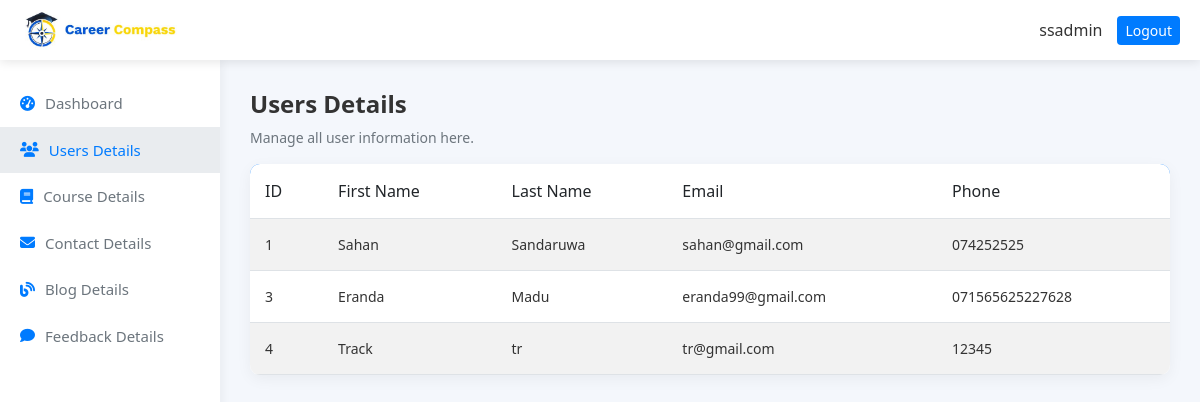
/Admin/users_details.php (signed in), run on the app's committed database.
### tables this page shows
CREATE TABLE `users` (
  `user_id` int(11) NOT NULL,
  `first_name` varchar(50) NOT NULL,
  `last_name` varchar(50) NOT NULL,
  `email` varchar(100) NOT NULL,
  `phone_number` varchar(15) DEFAULT NULL,
  `password` varchar(255) NOT NULL,
  `confirm_password` varchar(255) NOT NULL
);

### Admin/users_details.php (the view, shortened to what this page needs)
<?php
$conn = new mysqli("localhost", "root", "", "career_compass");
$admin_name = "ssadmin";
$result = $conn->query("SELECT * FROM Users");
?>
<!DOCTYPE html>
<html lang="en">
<head>
    <link href="https://cdn.jsdelivr.net/npm/bootstrap@5.3.0/dist/css/bootstrap.min.css" rel="stylesheet">
    <link rel="stylesheet" href="https://cdnjs.cloudflare.com/ajax/libs/font-awesome/6.4.0/css/all.min.css">
</head>
<body>
    <div class="header">
        <img src="../images/cclogo.jpg" alt="Career Compass Logo">
        <div class="admin-info">
            <span><?php echo $admin_name; ?></span>
            <a href="logout.php" class="btn btn-sm">Logout</a>
        </div>
    </div>
    <div class="sidebar">
        <a href="index.php"><i class="fas fa-tachometer-alt"></i> Dashboard</a>
        <a href="users_details.php" class="active"><i class="fas fa-users"></i> Users Details</a>
        <a href="course_details.php"><i class="fas fa-book"></i> Course Details</a>
        <a href="contact_details.php"><i class="fas fa-envelope"></i> Contact Details</a>
        <a href="blog_details.php"><i class="fas fa-blog"></i> Blog Details</a>
        <a href="feedback_details.php"><i class="fas fa-comment"></i> Feedback Details</a>
    </div>
    <div class="content">
        <h2>Users Details</h2>
        <p>Manage all user information here.</p>
        <table class="table table-striped mt-3">
            <thead>
                <tr>
                    <th>ID</th>
                    <th>First Name</th>
                    <th>Last Name</th>
                    <th>Email</th>
                    <th>Phone</th>
                </tr>
            </thead>
            <tbody>
                <?php while ($row = $result->fetch_assoc()) { ?>
                    <tr>
                        <td><?php echo $row['user_id']; ?></td>
                        <td><?php echo $row['first_name']; ?></td>
                        <td><?php echo $row['last_name']; ?></td>
                        <td><?php echo $row['email']; ?></td>
                        <td><?php echo $row['phone_number']; ?></td>
                    </tr>
                <?php }
                $conn->close(); ?>
            </tbody>
        </table>
    </div>
</body>
</html>

### Admin/users_details.php (style rules this page uses)
body { margin: 0; font-family: 'Segoe UI', Tahoma, Geneva, Verdana, sans-serif; background: #f4f7fc; }
.header { background: white; box-shadow: 0 2px 10px rgba(0, 0, 0, 0.1); padding: 10px 20px; display: flex; justify-content: space-between; align-items: center; position: fixed; width: 100%; top: 0; z-index: 1000; }
.header img { height: 40px; }
.header .admin-info { display: flex; align-items: center; }
.header .admin-info span { margin-right: 15px; font-weight: 500; color: #333; }
.header .admin-info .btn { background: #007BFF; color: white; border: none; }
.sidebar { width: 220px; background: white; height: 100vh; position: fixed; top: 60px; left: 0; padding-top: 20px; box-shadow: 2px 0 10px rgba(0, 0, 0, 0.05); }
.sidebar a { color: #6c757d; padding: 12px 20px; display: flex; align-items: center; text-decoration: none; font-weight: 500; font-size: 15px; }
.sidebar a i { margin-right: 10px; color: #007BFF; }
.sidebar a:hover, .sidebar a.active { background: #e9ecef; color: #007BFF; }
.content { margin-left: 220px; margin-top: 60px; padding: 30px; }
.content h2 { font-size: 24px; font-weight: 600; color: #333; }
.content p { color: #6c757d; font-size: 14px; }
.table { background: white; border-radius: 10px; box-shadow: 0 4px 15px rgba(0, 0, 0, 0.05); overflow: hidden; }
.table thead { background: #007BFF; color: white; }
.table thead th { font-weight: 500; padding: 15px; }
.table tbody tr { transition: background 0.3s; }
.table tbody td { padding: 15px; color: #333; font-size: 14px; }

### data on the page
users: user_id "1", first_name "Sahan", last_name "Sandaruwa", email "sahan@gmail.com", phone_number "074252525"
users: user_id "3", first_name "Eranda", last_name "Madu", email "eranda99@gmail.com", phone_number "071565625227628"
users: user_id "4", first_name "Track", last_name "tr", email "tr@gmail.com", phone_number "12345"

### other printed values
$admin_name "ssadmin"
